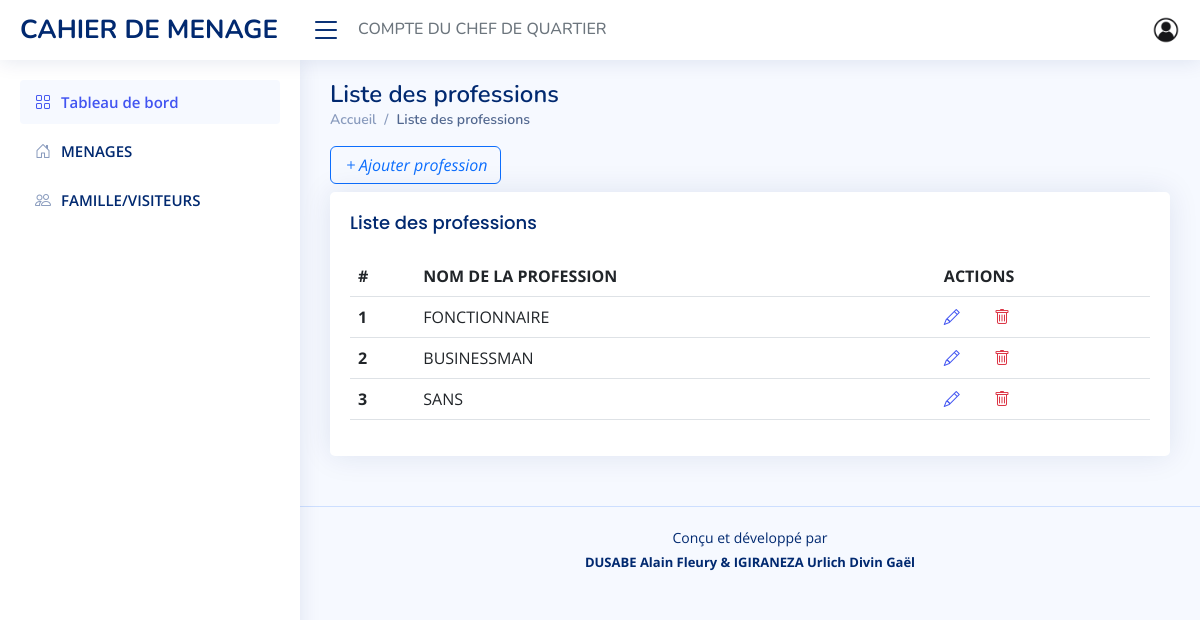
The app's page /profession (signed in) with its own data.
### app/models/profession.py (models this page shows, shortened)
class Profession (models.Model):
    profession = models.CharField(max_length=30, unique=True)

### app/views/profession.py (the view)
# urls.py: path('', home.index, name ='dashboard'),
@login_required(login_url ='login')
def index(request):
    assert isinstance(request, HttpRequest)
    page_title = 'Liste des professions'
    template = 'app/settings/profession/index.html'
    professions_list = Profession.objects.all()
    context = {
        'page_title': page_title,
        'professions_list': professions_list
    }
    return render(
        request,
        template_name=template,
        context=context
    )

### app/templatetags/user_tags.py (called while the page is built)
@register.filter
def user_belongs_to_group(user, group_name):
    return user.groups.filter(name=group_name).exists()

### app/templates/app/settings/profession/index.html (shortened to what this page needs)
{% extends 'app/layouts/default.html' %}
{% block content %}
{% load crispy_forms_tags %}
<button onclick="window.location.href='{% url 'add_profession' %}'" class="btn btn-outline-primary mb-2"><i
        class="bi bi-plus">Ajouter profession</i></button>
{% if professions_list %}
<section class="section">
    <div class="row">
        <div class="col-lg-12">
            <div class="card">
                <div class="card-body">
                    <h5 class="card-title">{{page_title}}</h5>
                    <table class="table datatable">
                        <thead>
                            <tr>
                                <th scope="col">#</th>
                                <th scope="col">NOM DE LA PROFESSION</th>
                                <th scope="col">ACTIONS</th>
                            </tr>
                        </thead>
                        <tbody>
                            {% for profession in professions_list %}
                            <tr>
                                <th scope="row">{{ forloop.counter }}</th>
                                <td>{{ profession.profession }}</td>
                                <td>
                                    <a href="{% url 'edit_profession' profession.id %}" style="margin-right: 30px;"><i
                                            class="bi bi-pencil"></i></a>
                                    <a href="{% url 'delete_profession' profession.id %}"
                                        onclick="return confirm('Voulez-vous vraiment supprimer ?')"><i
                                            class="bi bi-trash text-danger"></i></a>
                                </td>
                            </tr>
                            {% endfor %}
                        </tbody>
                    </table>
                </div>
            </div>
        </div>
    </div>
</section>
{% else %}
<p class="text-center text-danger" style="font-size: 20px; line-height: 1.5;">PAS DE PROFESSION ENREGISTREE</p>
{% endif %}
{% endblock %}

### app/static/app/css/style.css (style rules this page uses)
:root { scroll-behavior: smooth; }
body { font-family: "Open Sans", sans-serif; background: #f6f9ff; color: #444444; }
a { color: #4154f1; text-decoration: none; }
h1, h2, h3, h4, h5, h6 { font-family: "Nunito", sans-serif; }
.card { margin-bottom: 30px; border: none; border-radius: 5px; box-shadow: 0px 0 30px rgba(1, 41, 112, 0.1); }
.card-title { padding: 20px 0 15px 0; font-size: 18px; font-weight: 500; color: #012970; font-family: "Poppins", sans-serif; }
.card-body { padding: 0 20px 20px 20px; }

### records on screen
Profession: profession "FONCTIONNAIRE"
Profession: profession "BUSINESSMAN"
Profession: profession "SANS"

### other values on screen
{{ page_title }} "Liste des professions"
